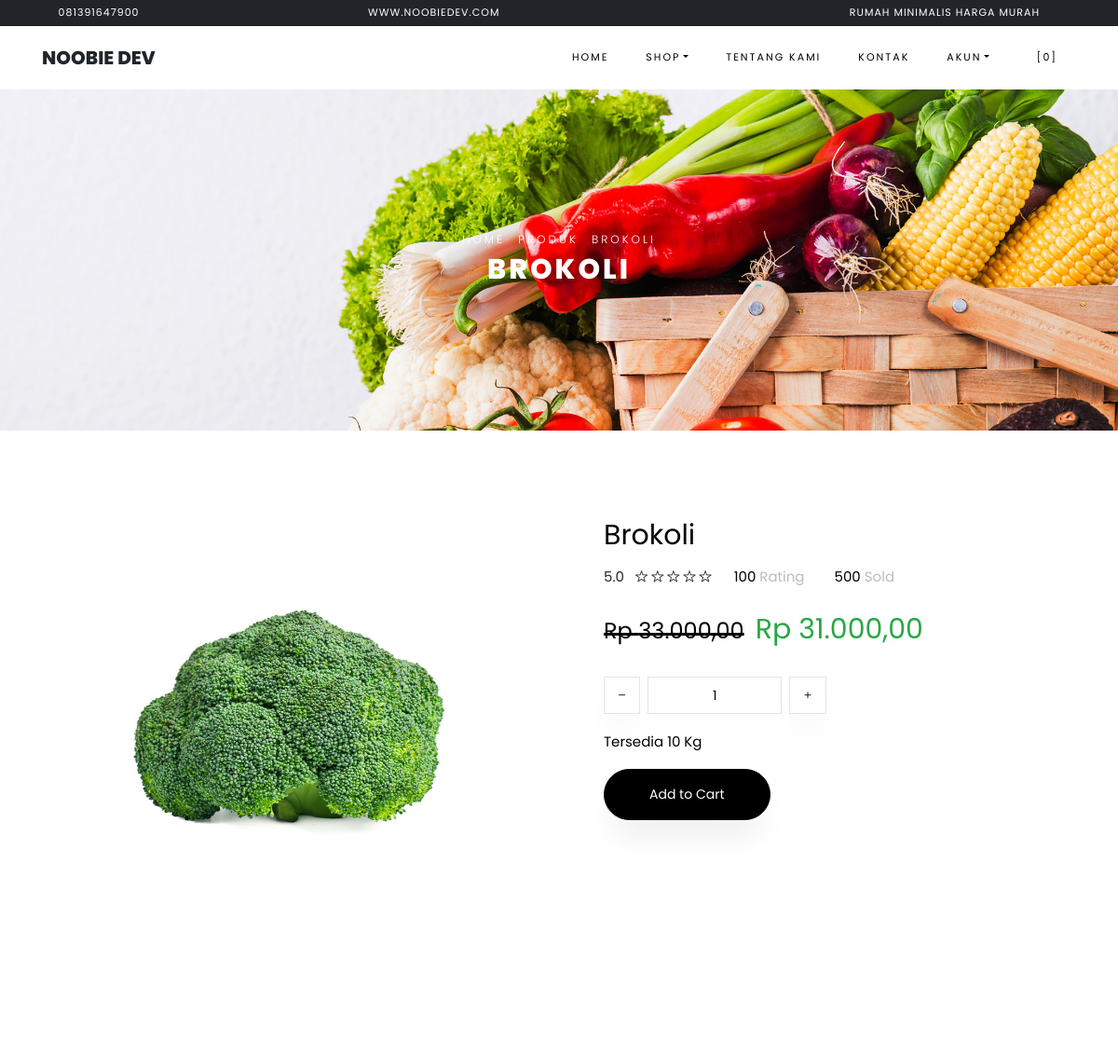
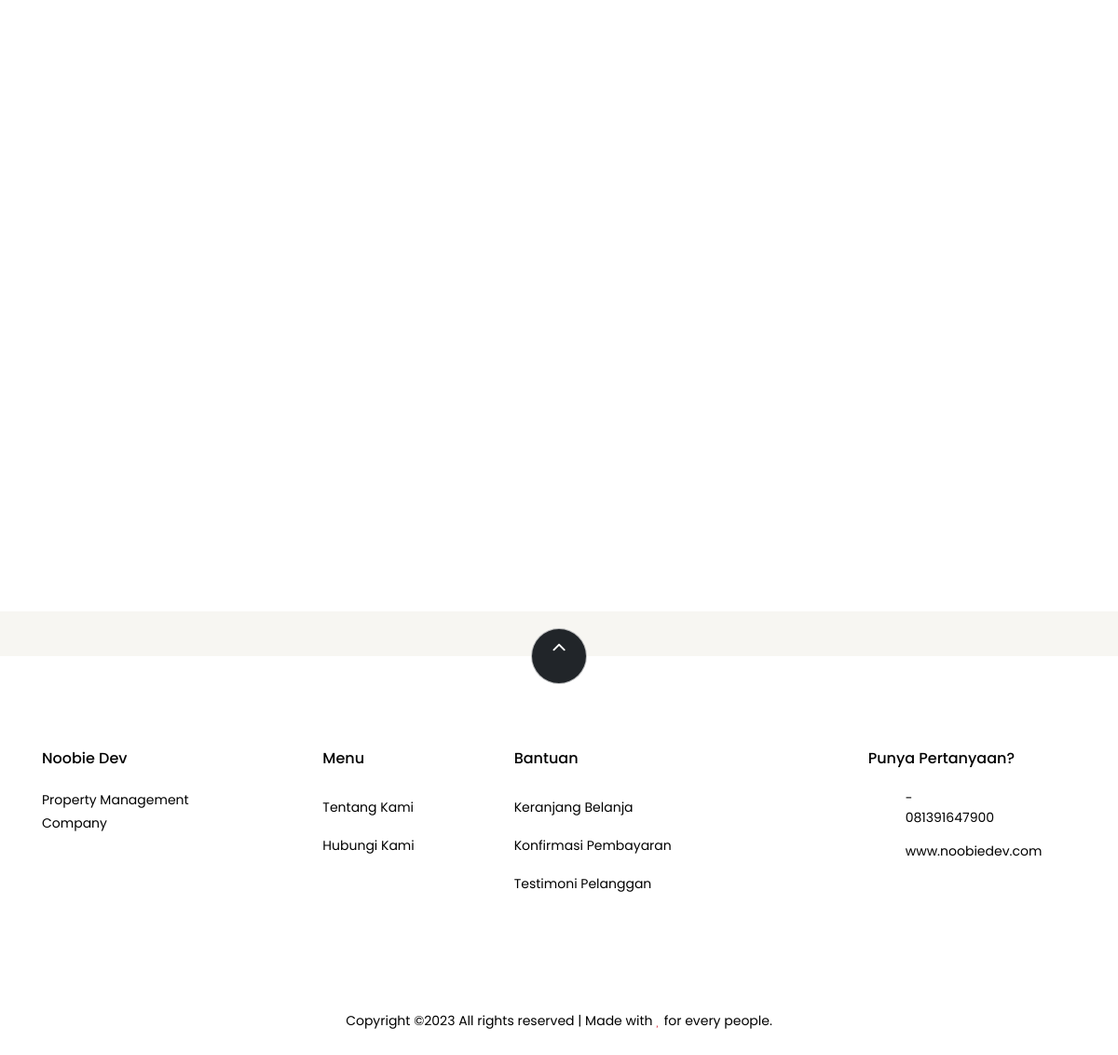
Page /index.php/shop/product/2/BS350420/ on the committed database (2 pictures, top to bottom).
### tables this page shows
CREATE TABLE `settings` (
  `id` int(10) NOT NULL,
  `key` varchar(32) NOT NULL,
  `content` text NOT NULL
);

CREATE TABLE `products` (
  `id` bigint(20) NOT NULL,
  `category_id` int(10) DEFAULT NULL,
  `sku` varchar(32) DEFAULT NULL,
  `name` varchar(191) NOT NULL,
  `description` varchar(191) DEFAULT NULL,
  `picture_name` varchar(191) DEFAULT NULL,
  `price` decimal(8,2) NOT NULL,
  `current_discount` decimal(8,2) DEFAULT 0.00,
  `stock` int(10) NOT NULL,
  `product_unit` varchar(32) DEFAULT NULL,
  `is_available` tinyint(1) DEFAULT 1,
  `add_date` datetime DEFAULT NULL
);

### application/views/themes/vegefoods/shop/view_single_product.php (the view, shortened to what the rows shown need)
<div class="hero-wrap hero-bread" style="background-image: url('<?php echo get_theme_uri('images/bg_1.jpg'); ?>');">
    <div class="container">
      <div class="row no-gutters slider-text align-items-center justify-content-center">
        <div class="col-md-9 ftco-animate text-center">
            <p class="breadcrumbs"><span class="mr-2"><?php echo anchor(base_url(), 'Home'); ?></span>
            <span class="mr-2"><?php echo anchor('browse', 'Produk'); ?></span>
            <span><?php echo $product->name; ?></span></p>
          <h1 class="mb-0 bread"><?php echo $product->name; ?></h1>
        </div>
      </div>
    </div>
  </div>
  <section class="ftco-section">
      <div class="container">
          <div class="row">
              <div class="col-lg-6 mb-5 ftco-animate">
                  <a href="<?php echo base_url('assets/uploads/products/'. $product->picture_name); ?>" class="image-popup"><img src="<?php echo base_url('assets/uploads/products/'. $product->picture_name); ?>" class="img-fluid" alt="<?php echo $product->name; ?>"></a>
              </div>
              <div class="col-lg-6 product-details pl-md-5 ftco-animate">
                  <h3><?php echo $product->name; ?></h3>
                  <div class="rating d-flex">
                          <p class="text-left mr-4">
                              <a href="#" class="mr-2">5.0</a>
                              <a href="#"><span class="ion-ios-star-outline"></span></a>
                              <a href="#"><span class="ion-ios-star-outline"></span></a>
                              <a href="#"><span class="ion-ios-star-outline"></span></a>
                              <a href="#"><span class="ion-ios-star-outline"></span></a>
                              <a href="#"><span class="ion-ios-star-outline"></span></a>
                          </p>
                          <p class="text-left mr-4">
                              <a href="#" class="mr-2" style="color: #000;">100 <span style="color: #bbb;">Rating</span></a>
                          </p>
                          <p class="text-left">
                              <a href="#" class="mr-2" style="color: #000;">500 <span style="color: #bbb;">Sold</span></a>
                          </p>
                      </div>
                  <p class="price">
                      <?php if ($product->current_discount > 0) : ?>
                        <span class="mr-2 price-dc"><strike><small>Rp <?php echo format_rupiah($product->price); ?></small></strike></span>
                        <span class="price-sale text-success">Rp <?php echo format_rupiah($product->price - $product->current_discount); ?></span>
                      <?php else : ?>
                      <span>Rp <?php echo format_rupiah($product->price); ?></span>
                      <?php endif; ?>
                    </p>
                      <div class="row mt-4">
                          <div class="input-group col-md-6 d-flex mb-3">
                   <span class="input-group-btn mr-2">
                      <button type="button" class="quantity-left-minus btn"  data-type="minus" data-field="">
                     <i class="ion-ios-remove"></i>
                      </button>
                      </span>
                   <input type="text" id="quantity" name="quantity" class="form-control input-number" value="1" min="1" max="100">
                   <span class="input-group-btn ml-2">
                      <button type="button" class="quantity-right-plus btn" data-type="plus" data-field="">
                       <i class="ion-ios-add"></i>
                   </button>
                   </span>
                </div>
                <div class="col-md-12">
                    <p style="color: #000;">Tersedia <?php echo $product->stock; ?> <?php echo $product->product_unit; ?></p>
                </div>
            </div>
            <p><a href="#" class="btn btn-black btn-sm py-3 px-5 add-cart cart-btn" data-sku="<?php echo $product->sku; ?>" data-name="<?php echo $product->name; ?>" data-price="<?php echo ($product->current_discount > 0) ? ($product->price - $product->current_discount) : $product->price; ?>" data-id="<?php echo $product->id; ?>">Add to Cart</a></p>
              </div>
          </div>
      </div>
  </section>
  <section class="ftco-section">
      <div class="container">
              <div class="row justify-content-center mb-3 pb-3">
      </div>
      </div>
      <div class="container">
          <div class="row">
          </div>
      </div>
  </section>

### application/views/themes/vegefoods/header.php (shortened to what the rows shown need)
?><!DOCTYPE html>
<html lang="en">
  <head>
    <link rel="stylesheet" href="<?php echo get_theme_uri('css/open-iconic-bootstrap.min.css'); ?>">
    <link rel="stylesheet" href="<?php echo get_theme_uri('css/animate.css'); ?>">
    <link rel="stylesheet" href="<?php echo get_theme_uri('css/owl.carousel.min.css'); ?>">
    <link rel="stylesheet" href="<?php echo get_theme_uri('css/owl.theme.default.min.css'); ?>">
    <link rel="stylesheet" href="<?php echo get_theme_uri('css/magnific-popup.css'); ?>">
    <link rel="stylesheet" href="<?php echo get_theme_uri('css/aos.css'); ?>">
	<link rel="stylesheet" href="<?php echo get_theme_uri('css/ionicons.min.css'); ?>">
	<link rel="stylesheet" href="<?php echo get_theme_uri('js/plugins/@fortawesome/fontawesome-free/css/all.min.css', 'argon'); ?>">
    <link rel="stylesheet" href="<?php echo get_theme_uri('css/bootstrap-datepicker.css'); ?>">
    <link rel="stylesheet" href="<?php echo get_theme_uri('css/jquery.timepicker.css'); ?>">
    <link rel="stylesheet" href="<?php echo get_theme_uri('css/flaticon.css'); ?>">
    <link rel="stylesheet" href="<?php echo get_theme_uri('css/icomoon.css'); ?>">
	<link rel="stylesheet" href="<?php echo get_theme_uri('css/style.css'); ?>">
	<link rel="stylesheet" href="<?php echo base_url('assets/plugins/toastr/toastr.min.css'); ?>">
  </head>
  <body class="goto-here">
		<div class="py-1 bg-primary">
    	<div class="container">
    		<div class="row no-gutters d-flex align-items-start align-items-center px-md-0">
	    		<div class="col-lg-12 d-block">
		    		<div class="row d-flex">
		    			<div class="col-md pr-4 d-flex topper align-items-center">
					    	<div class="icon mr-2 d-flex justify-content-center align-items-center"><span class="icon-phone2"></span></div>
						    <span class="text"><?php echo get_settings('store_phone_number'); ?></span>
					    </div>
					    <div class="col-md pr-4 d-flex topper align-items-center">
					    	<div class="icon mr-2 d-flex justify-content-center align-items-center"><span class="icon-paper-plane"></span></div>
						    <span class="text"><?php echo get_settings('store_email'); ?></span>
					    </div>
					    <div class="col-md-5 pr-4 d-flex topper align-items-center text-lg-right">
						    <span class="text"><?php echo get_settings('store_tagline'); ?></span>
					    </div>
				    </div>
			    </div>
		    </div>
		  </div>
    </div>
    <nav class="navbar navbar-expand-lg navbar-dark ftco_navbar bg-dark ftco-navbar-light" id="ftco-navbar">
	    <div class="container">
	      <a class="navbar-brand" href="<?php echo base_url(); ?>"><?php echo get_store_name(); ?></a>
	      <div class="collapse navbar-collapse" id="ftco-nav">
	        <ul class="navbar-nav ml-auto">
	          <li class="nav-item active"><a href="<?php echo base_url(); ?>" class="nav-link">Home</a></li>
	          <li class="nav-item dropdown">
              <a class="nav-link dropdown-toggle" href="#" id="dropdown04" data-toggle="dropdown" aria-haspopup="true" aria-expanded="false">Shop</a>
            </li>
	          <li class="nav-item"><a href="<?php echo site_url('pages/about'); ?>" class="nav-link">Tentang Kami</a></li>
              <li class="nav-item"><a href="<?php echo site_url('pages/contact'); ?>" class="nav-link">Kontak</a></li>
              <li class="nav-item dropdown">
              <a class="nav-link dropdown-toggle" href="#" id="dropdown05" data-toggle="dropdown" aria-haspopup="true" aria-expanded="false">Akun</a>
            </li>
	          <li class="nav-item cta cta-colored"><a href="<?php echo site_url('shop/cart'); ?>" class="nav-link"><span class="icon-shopping_cart"></span>[<span class="cart-item-total">0</span>]</a></li>
	        </ul>
	      </div>
	    </div>
	  </nav>

### application/views/themes/vegefoods/footer.php (shortened to what the rows shown need)
<section class="ftco-section ftco-no-pt ftco-no-pb py-5 bg-light">
    <div class="container py-4">
    </div>
  </section>
  <footer class="ftco-footer ftco-section">
    <div class="container">
        <div class="row">
            <div class="mouse">
                      <a href="#" class="mouse-icon">
                          <div class="mouse-wheel"><span class="ion-ios-arrow-up"></span></div>
                      </a>
                  </div>
        </div>
      <div class="row mb-5">
        <div class="col-md">
          <div class="ftco-footer-widget mb-4">
            <h2 class="ftco-heading-2"><?php echo get_store_name(); ?></h2>
            <p><?php echo get_settings('store_description'); ?></p>
            <ul class="ftco-footer-social list-unstyled float-md-left float-lft mt-5">
            </ul>
          </div>
        </div>
        <div class="col-md">
          <div class="ftco-footer-widget mb-4 ml-md-5">
            <h2 class="ftco-heading-2">Menu</h2>
            <ul class="list-unstyled">
              <li><a href="<?php echo site_url('pages/about'); ?>" class="py-2 d-block">Tentang Kami</a></li>
              <li><a href="<?php echo site_url('pages/contact'); ?>" class="py-2 d-block">Hubungi Kami</a></li>
            </ul>
          </div>
        </div>
        <div class="col-md-4">
           <div class="ftco-footer-widget mb-4">
            <h2 class="ftco-heading-2">Bantuan</h2>
            <div class="d-flex">
                <ul class="list-unstyled mr-l-5 pr-l-3 mr-4">
                  <li><a href="<?php echo site_url('shop/cart'); ?>" class="py-2 d-block">Keranjang Belanja</a></li>
                  <li><a href="<?php echo site_url('customer/payments/confirm'); ?>" class="py-2 d-block">Konfirmasi Pembayaran</a></li>
                  <li><a href="<?php echo site_url('shop/testimonial'); ?>" class="py-2 d-block">Testimoni Pelanggan</a></li>
                </ul>
              </div>
          </div>
        </div>
        <div class="col-md">
          <div class="ftco-footer-widget mb-4">
              <h2 class="ftco-heading-2">Punya Pertanyaan?</h2>
              <div class="block-23 mb-3">
                <ul>
                  <li><span class="icon icon-map-marker"></span><span class="text"><?php echo get_settings('store_address'); ?></span></li>
                  <li><a href="#"><span class="icon icon-phone"></span><span class="text"><?php echo get_settings('store_phone_number'); ?></span></a></li>
                  <li><a href="#"><span class="icon icon-envelope"></span><span class="text"><?php echo get_settings('store_email'); ?></span></a></li>
                </ul>
              </div>
          </div>
        </div>
      </div>
      <div class="row">
        <div class="col-md-12 text-center">
          <p>
                        Copyright &copy;<script>document.write(new Date().getFullYear());</script> All rights reserved | Made with <i class="icon-heart text-danger" aria-hidden="true"></i> for every people.
                      </p>
        </div>
      </div>
    </div>
  </footer>
</body>
</html>

### rows in the picture
settings: content "081391647900"
settings: content "WWW.NOOBIEDEV.COM", content "www.noobiedev.com"
settings: content "RUMAH MINIMALIS HARGA MURAH"
settings: content "NOOBIE DEV", content "Noobie Dev"
settings: content (picture)
products: name "BROKOLI", picture_name (picture), name "Brokoli", price "33.000,00", format_rupiah($product->price - $product->current_discount) "31.000,00", stock "10", product_unit "Kg"
settings: content "Property Management Company"
settings: content "-"

### other values in the picture
anchor(base_url(), 'Home') "HOME"
anchor('browse', 'Produk') "PRODUK"
